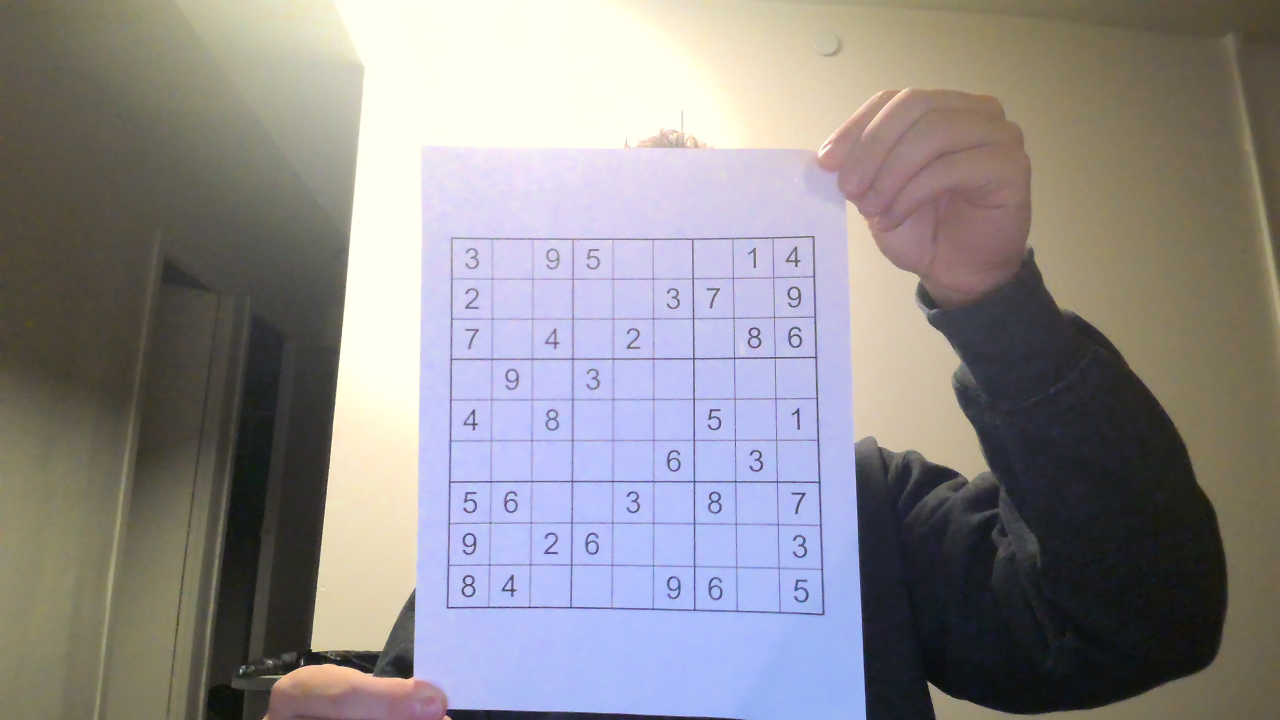
#> input picture testImage.png, 3840 x 2160 px (shown at 1/3 size)
$ jupyter execute --allow-errors TestingPaperDet.ipynb
#> lines starting #> are read from the running program, lines starting #| are printed output that depends on the picture; after the words box and inside, x2 and y2 are one past the last pixel; in counts of white or black regions, pixels touching at a corner belong together
[cell 1]
import cv2
import os
import numpy as np
import matplotlib.pyplot as plt

[cell 2]
#This function identifies the middle/center contour in an image using the identified contours and a specified point
def middle_contour(contours,point):
    min_dist = float('inf')
    closest_contour = None

    for contour in contours:

        dist = cv2.pointPolygonTest(contour,point,True)

        if abs(dist) < min_dist:
            min_dist = abs(dist)
            closest_contour = contour

    return closest_contour

[cell 3]
#image preprocessing
img = cv2.imread('testImage.png')
#> img is the input picture: shape (2160, 3840, 3); mean B, G, R 141.1, 138.8, 142.3

#find image width and height
w,h = img.shape[:2]
B,G,R = cv2.split(img)

#convert image to grayscale
gray = cv2.cvtColor(img,cv2.COLOR_BGR2GRAY)

th,thresh1_img = cv2.threshold(B,170,255,cv2.THRESH_BINARY)
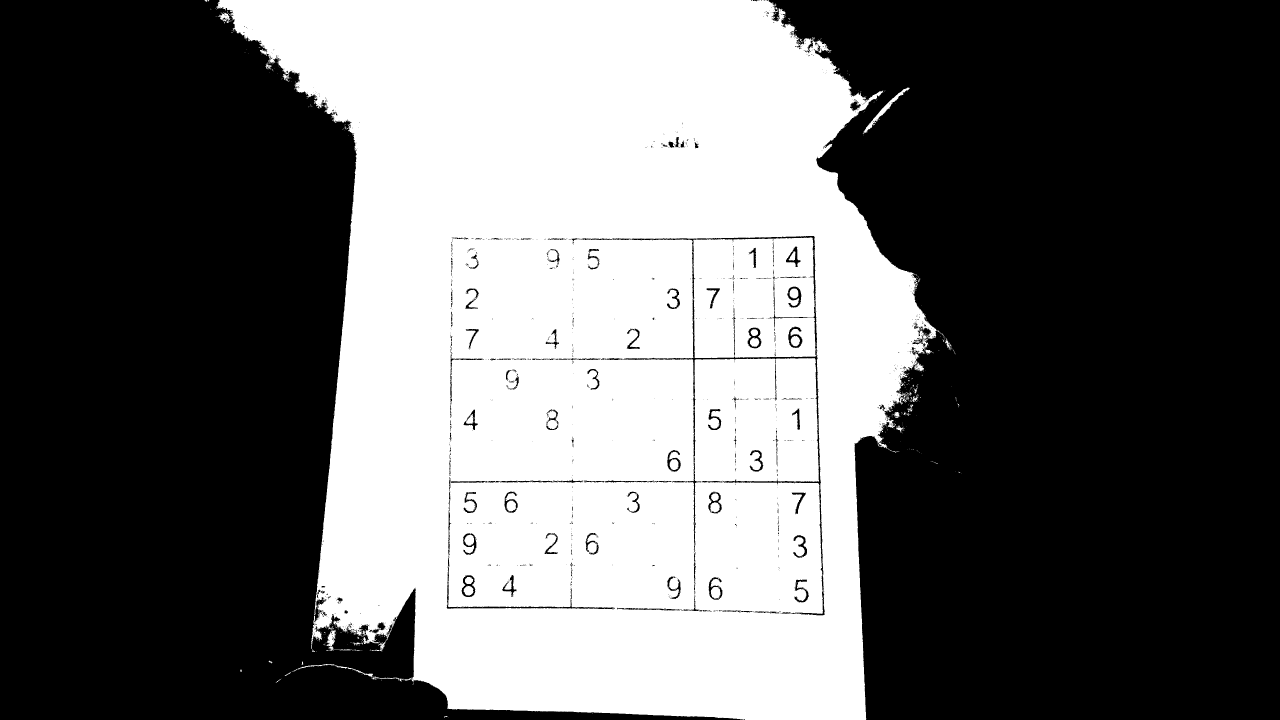
#> thresh1_img: shape (2160, 3840) (shown at 1/3 size); 40.2% white; 987 white regions (938 under 20 px), largest, box (x1, y1, x2, y2) and area: (650, 0, 2811, 2160) 3201385, (2080, 712, 2448, 1074) 118733, (2588, 263, 2729, 403) 1935
th,thresh2_img = cv2.threshold(G,170,255,cv2.THRESH_BINARY)
#> thresh2_img: shape (2160, 3840); 42% white; 556 white regions (484 under 20 px), largest, box (x1, y1, x2, y2) and area: (519, 0, 2956, 2160) 2373670, (1355, 716, 2080, 1076) 241203, (1719, 1078, 2081, 1443) 122067
th,thresh3_img = cv2.threshold(R,170,255,cv2.THRESH_BINARY)
#> thresh3_img: shape (2160, 3840); 40.1% white; 2263 white regions (2108 under 20 px), largest, box (x1, y1, x2, y2) and area: (514, 0, 2965, 2134) 2471876, (1719, 1078, 2081, 1443) 121835, (1352, 1079, 1718, 1444) 121400

anded = cv2.bitwise_and(thresh1_img, thresh2_img, thresh3_img)

kernel = np.ones((5,5),np.uint8)
erosion = cv2.erode(anded,kernel,iterations=8)
#> erosion: shape (2160, 3840); 27.2% white; 119 white regions (1 under 20 px), largest, box (x1, y1, x2, y2) and area: (676, 0, 2734, 2160) 1881320, (1445, 734, 1629, 822) 11426, (2229, 1722, 2321, 1818) 8438
dilation = cv2.dilate(erosion,kernel,iterations=15)
#> dilation: shape (2160, 3840); 41.4% white; 1 white region, box (x1, y1, x2, y2) and area: (646, 0, 2764, 2160) 3430342

#blur image, larger kernel provides closer fit than smaller kernel, but too big a kernel shrinks the paper
blur = cv2.GaussianBlur(dilation,(55,55),0)

#threshold image for white
thresh = cv2.threshold(blur,25,255,cv2.THRESH_BINARY+cv2.THRESH_OTSU)[1]
#> thresh: shape (2160, 3840); 41.5% white; 1 white region, box (x1, y1, x2, y2) and area: (646, 0, 2764, 2160) 3444053

#morphological transformation
kernel = np.ones((7,7),np.uint8)
morph = cv2.morphologyEx(thresh,cv2.MORPH_CLOSE, kernel=kernel)
#> morph: shape (2160, 3840); 41.5% white; 1 white region
morph = cv2.morphologyEx(morph,cv2.MORPH_OPEN, kernel=kernel)

#find contours, outlines of blurred ROIs
contours = cv2.findContours(morph, cv2.RETR_EXTERNAL, cv2.CHAIN_APPROX_SIMPLE)
#> contours = 1 contour; box (x1, y1, x2, y2) and area: (646, 0, 2764, 2160) 3440322

[cell 4]
#Method 1: thresholding

contours = contours[0] if len(contours) == 2 else contours[1]
area_thresh = 0

for c in contours:
    area = cv2.contourArea(c) #find area of the contour
    if area > area_thresh:
        area_thresh = area
        contourMax = c #identify largest contour area -> this should be your paper
#> this loop made 1 pass
#> (area, area_thresh) on pass 1: (3440322, 3440322)
#> after the loop, area_thresh = 3440322; contourMax = contour of 1541 points, box (x1, y1, x2, y2) (646, 0, 2764, 2160), area 3440322

paper = np.zeros_like(img)

#draw contour lines on the image using coordinates found in largest contour area
cv2.drawContours(paper,[contourMax], 0, (255,255,255),-1)
#> paper: shape (2160, 3840, 3); 41.5% white; 1 white region, box (x1, y1, x2, y2) and area: (646, 0, 2764, 2160) 3444295

peri = cv2.arcLength(contourMax,True) #parameter for approximation accuracy
#> peri = 8435.3
#approximate the paper outline with fewer indices, i.e. simplify a more complex shape to rectangle indices
corner = cv2.approxPolyDP(contourMax,0.04*peri, True)
#> corner = [[646, 0], [964, 1847], [2609, 2159], [2554, 232]]

x,y,w,h = cv2.boundingRect(contourMax) #find rectangle that bounds the contour
#> x = 646; y = 0; w = 2118; h = 2160
cv2.rectangle(img,(x,y),(x+w,y+h),(0,255,0),2)

rect2 = cv2.minAreaRect(contourMax) #find smallest possible rectangle to bind contour
#> rect2 = ((1704.5, 1079.5), (2159, 2117), -90)
box = cv2.boxPoints(rect2)
#> box = [[2763, 2159], [646, 2159], [646, 0], [2763, 0]]
box = np.int0(box)
img = cv2.drawContours(img,[box],0,(0,0,255),2)

polygon = img.copy()

#overlay the new shape/polygon
cv2.polylines(polygon,[corner],True,(255,0,0),5,cv2.LINE_AA)

plt.imshow(polygon)

[cell 5]
#image preprocessing
img = cv2.imread('testImage.png')

#find image width and height
w,h = img.shape[:2]
B,G,R = cv2.split(img)

#convert image to grayscale
gray = cv2.cvtColor(img,cv2.COLOR_BGR2GRAY)

th,thresh1_img = cv2.threshold(B,170,255,cv2.THRESH_BINARY)
th,thresh2_img = cv2.threshold(G,170,255,cv2.THRESH_BINARY)
th,thresh3_img = cv2.threshold(R,170,255,cv2.THRESH_BINARY)

anded = cv2.bitwise_and(thresh1_img, thresh2_img, thresh3_img)

kernel = np.ones((5,5),np.uint8)
erosion = cv2.erode(anded,kernel,iterations=8)
dilation = cv2.dilate(erosion,kernel,iterations=15)

#blur image, larger kernel provides closer fit than smaller kernel, but too big a kernel shrinks the paper
blur = cv2.GaussianBlur(dilation,(55,55),0)

#threshold image for white
thresh = cv2.threshold(blur,25,255,cv2.THRESH_BINARY+cv2.THRESH_OTSU)[1]

#morphological transformation
kernel = np.ones((7,7),np.uint8)
morph = cv2.morphologyEx(thresh,cv2.MORPH_CLOSE, kernel=kernel)
morph = cv2.morphologyEx(morph,cv2.MORPH_OPEN, kernel=kernel)

#find contours, outlines of blurred ROIs
contours = cv2.findContours(morph, cv2.RETR_EXTERNAL, cv2.CHAIN_APPROX_SIMPLE)

[cell 6]
#Method 2: identify center contour of the image

contours = contours[0] if len(contours) == 2 else contours[1]
area_thresh = 0

point = (np.round(w/2),np.round(h/2)) #identify center point of the image using width and height
middle = middle_contour(contours,point) #use middle_contour function
#> the loop in middle_contour, `for contour in contours: ` made 1 pass
#> (dist, min_dist) on pass 1: (-35, 35)
#> after the loop in middle_contour, `for contour in contours:`: closest_contour has the same summary as contourMax outside middle_contour; min_dist = 35
#> middle has the same summary as contourMax

paper = np.zeros_like(img)

#find contours, outlines of blurred ROIs
cv2.drawContours(paper,[middle], 0, (255,255,255),-1)

peri = cv2.arcLength(middle,True) #parameter for approximation accuracy
#approximate the paper outline with fewer indices, i.e. simplify a more complex shape to rectangle indices
corner = cv2.approxPolyDP(middle,0.04*peri, True)

x,y,w,h = cv2.boundingRect(middle) #form rectangle that bounds contour
#> w = 2118; h = 2160
cv2.rectangle(img,(x,y),(x+w,y+h),(0,255,0),2)

rect2 = cv2.minAreaRect(contourMax) #make sure rectangle is smallest it can be
box = cv2.boxPoints(rect2)
box = np.int0(box)
img = cv2.drawContours(img,[box],0,(0,0,255),2)

polygon = img.copy()

#overlay the new shape/polygon
cv2.polylines(polygon,[corner],True,(0,0,255),5,cv2.LINE_AA)

plt.imshow(polygon)

[cell 7]
#image preprocessing
img = cv2.imread('testImage.png')

#find image width and height
w,h = img.shape[:2]
B,G,R = cv2.split(img)

#convert image to grayscale
gray = cv2.cvtColor(img,cv2.COLOR_BGR2GRAY)

th,thresh1_img = cv2.threshold(B,170,255,cv2.THRESH_BINARY)
th,thresh2_img = cv2.threshold(G,170,255,cv2.THRESH_BINARY)
th,thresh3_img = cv2.threshold(R,170,255,cv2.THRESH_BINARY)

anded = cv2.bitwise_and(thresh1_img, thresh2_img, thresh3_img)

kernel = np.ones((5,5),np.uint8)
#erosion = cv2.erode(anded,kernel,iterations=8)
dilation = cv2.dilate(anded,kernel,iterations=15)
#> dilation: shape (2160, 3840); 45.1% white; 3 white regions, box (x1, y1, x2, y2) and area: (584, 0, 2915, 2160) 3729277, (2825, 1130, 2909, 1252) 8520, (691, 1979, 756, 2046) 4345

#blur image, larger kernel provides closer fit than smaller kernel, but too big a kernel shrinks the paper
blur = cv2.GaussianBlur(dilation,(55,55),0)

#threshold image for white
thresh = cv2.threshold(blur,25,255,cv2.THRESH_BINARY+cv2.THRESH_OTSU)[1]
#> thresh: shape (2160, 3840); 45.1% white; 3 white regions, box (x1, y1, x2, y2) and area: (584, 0, 2915, 2160) 3730077, (2825, 1130, 2909, 1252) 8277, (691, 1979, 756, 2046) 4104

[cell 8]
#Method 3: Identify corners and outline their formed shapes

imgCopy = img.copy()

canny = cv2.Canny(thresh,threshold1=120,threshold2=255,edges=1) #find edges
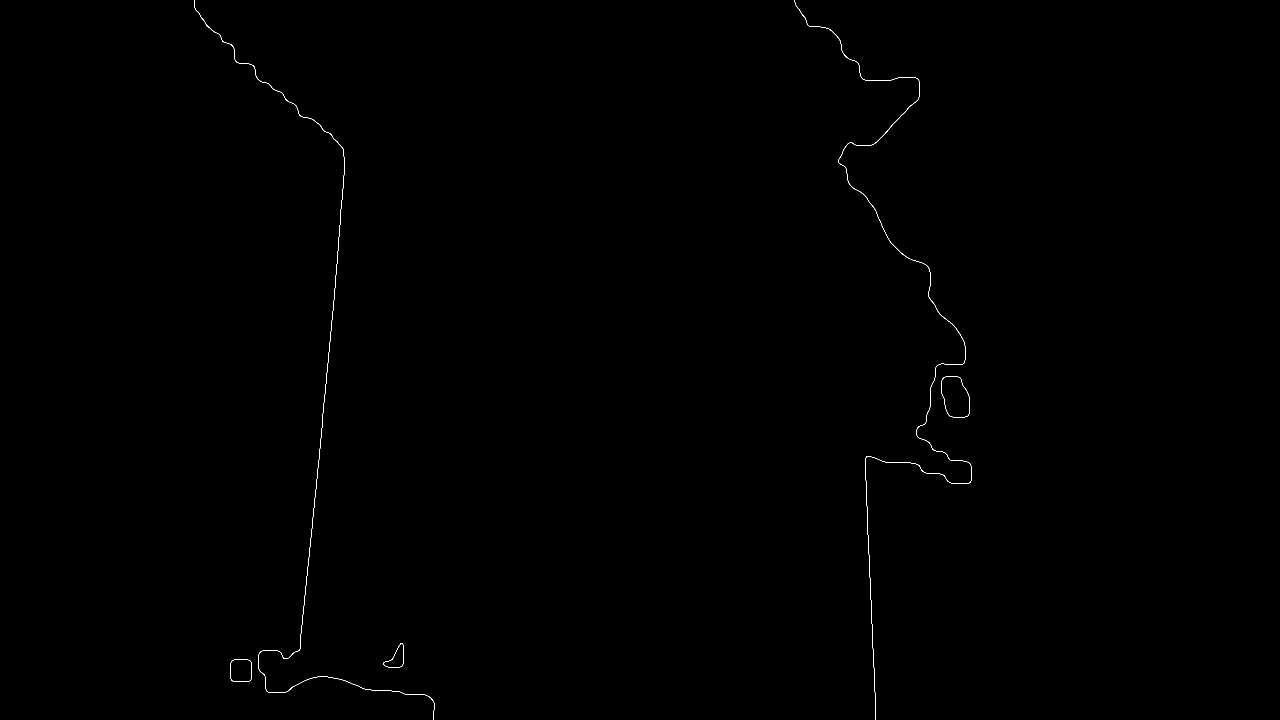
#> canny: shape (2160, 3840) (shown at 1/3 size); 0.09% white in thin lines or dots, all inside (x1, y1, x2, y2) = (583, 0, 2915, 2160)

contours, hierarchy = cv2.findContours(canny,cv2.RETR_EXTERNAL, cv2.CHAIN_APPROX_SIMPLE)
#> contours = 5 contours; box (x1, y1, x2, y2) and area: (2824, 1129, 2909, 1252) 8282, (690, 1978, 756, 2046) 4105, (1150, 1929, 1211, 2003) 2204, (2383, 0, 2915, 2160) 402, (583, 0, 1304, 2160) 198

cornerList = []

for i,c in enumerate(contours):

    contoursPoly = cv2.approxPolyDP(c,3,True)

    boundRect = cv2.boundingRect(contoursPoly) #find rectangle that bounds contour shapes

    #rectangle corner points
    rectX = boundRect[0]
    rectY = boundRect[1]
    rectWidth = boundRect[2]
    rectHeight = boundRect[3]

    rectArea = rectWidth * rectHeight #calculate rectangle area

    minArea = 100000

    #find biggest area rectangle
    if rectArea > minArea:

        hull = cv2.convexHull(c)

        color = (0,0,255)
        cv2.polylines(imgCopy, [hull],True,color,5)
#> this loop made 5 passes
#> (rectX, rectY, rectWidth, rectHeight, rectArea, color) on passes 4 to 5: (2383, 0, 532, 2160, 1149120, (0, 0, 255)), (583, 0, 720, 2160, 1555200, (0, 0, 255))
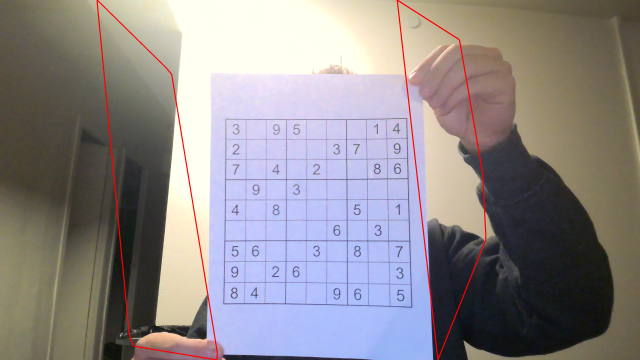
#> imgCopy: shape (2160, 3840, 3) (shown at 1/6 size); mean B, G, R 140, 137.8, 143.2

plt.imshow(imgCopy)

[cell 9]
#segments the image to find dominant color, i.e. white for the paper
# [18 lines left out: function segment_dominant_color, not called in this run]

[cell 10]
#image preprocessing
img = cv2.imread('testImage.png')

#find image width and height
w,h = img.shape[:2]
B,G,R = cv2.split(img)

#convert image to grayscale
gray = cv2.cvtColor(img,cv2.COLOR_BGR2GRAY)

th,thresh1_img = cv2.threshold(B,170,255,cv2.THRESH_BINARY)
th,thresh2_img = cv2.threshold(G,170,255,cv2.THRESH_BINARY)
th,thresh3_img = cv2.threshold(R,170,255,cv2.THRESH_BINARY)

anded = cv2.bitwise_and(thresh1_img, thresh2_img, thresh3_img)

kernel = np.ones((5,5),np.uint8)
erosion = cv2.erode(anded,kernel,iterations=8)
dilation = cv2.dilate(erosion,kernel,iterations=15)

#blur image, larger kernel provides closer fit than smaller kernel, but too big a kernel shrinks the paper
blur = cv2.GaussianBlur(dilation,(55,55),0)

#threshold image for white
thresh = cv2.threshold(blur,25,255,cv2.THRESH_BINARY+cv2.THRESH_OTSU)[1]

#morphological transformation
kernel = np.ones((7,7),np.uint8)
morph = cv2.morphologyEx(thresh,cv2.MORPH_CLOSE, kernel=kernel)
morph = cv2.morphologyEx(morph,cv2.MORPH_OPEN, kernel=kernel)

#find contours, outlines of blurred ROIs
contours = cv2.findContours(morph, cv2.RETR_EXTERNAL, cv2.CHAIN_APPROX_SIMPLE)
#> contours = 1 contour; box (x1, y1, x2, y2) and area: (646, 0, 2764, 2160) 3440322

[cell 11]
#Method 4: Segment by dominant color

contours = contours[0] if len(contours) == 2 else contours[1]
area_thresh = 0
for c in contours:
    area = cv2.contourArea(c) #find area of the contour
    if area > area_thresh:
        area_thresh = area
        contourMax = c #identify largest contour area -> this should be your paper
#> after the loop, area_thresh = 3440322

paper = np.zeros_like(img)

#draw contour lines on the image using coordinates found in largest contour area
cv2.drawContours(paper,[contourMax], 0, (255,255,255),-1)

peri = cv2.arcLength(contourMax,True) #parameter for approximation accuracy
#approximate the paper outline with fewer indices, i.e. simplify a more complex shape to rectangle indices
corner = cv2.approxPolyDP(contourMax,0.04*peri, True)
x,y,w,h = cv2.boundingRect(contourMax)
#> w = 2118; h = 2160
cv2.rectangle(img,(x,y),(x+w,y+h),(0,255,0),2)

polygon = img.copy()

#overlay the new shape/polygon
cv2.polylines(polygon,[corner],True,(255,0,0),5,cv2.LINE_AA)

plt.imshow(polygon)

[cell 12]
from scipy.spatial import distance as dist

#function to order corner points in a clockwise manner for drawing the shape
def order_points(pts):

    xSort = pts[np.argsort(pts[:,0]),:]

    leftMost = xSort[:2,:]
    rightMost = xSort[2:,:]

    leftMost = leftMost[np.argsort(leftMost[:,1]),:]
    (tl,bl) = leftMost

    D = dist.cdist(tl[np.newaxis],rightMost, "euclidean")[0]
    (br,tr) = rightMost[np.argsort(D)[::-1],:]

    return np.array([tl,tr,br,bl],dtype="float32")

[cell 13]
#image preprocessing
img = cv2.imread('testImage.png')

#find image width and height
w,h = img.shape[:2]
B,G,R = cv2.split(img)

#convert image to grayscale
gray = cv2.cvtColor(img,cv2.COLOR_BGR2GRAY)

th,thresh1_img = cv2.threshold(B,170,255,cv2.THRESH_BINARY)
th,thresh2_img = cv2.threshold(G,170,255,cv2.THRESH_BINARY)
th,thresh3_img = cv2.threshold(R,170,255,cv2.THRESH_BINARY)

anded = cv2.bitwise_and(thresh1_img, thresh2_img, thresh3_img)

kernel = np.ones((5,5),np.uint8)
erosion = cv2.erode(anded,kernel,iterations=8)
dilation = cv2.dilate(erosion,kernel,iterations=15)

#blur image, larger kernel provides closer fit than smaller kernel, but too big a kernel shrinks the paper
blur = cv2.GaussianBlur(dilation,(55,55),0)

#threshold image for white
thresh = cv2.threshold(blur,25,255,cv2.THRESH_BINARY+cv2.THRESH_OTSU)[1]

#morphological transformation
kernel = np.ones((7,7),np.uint8)
morph = cv2.morphologyEx(thresh,cv2.MORPH_CLOSE, kernel=kernel)
morph = cv2.morphologyEx(morph,cv2.MORPH_OPEN, kernel=kernel)

#find contours, outlines of blurred ROIs
contours = cv2.findContours(morph, cv2.RETR_EXTERNAL, cv2.CHAIN_APPROX_SIMPLE)

[cell 14]
#Method 5: Identify corners using features to track

corners = cv2.goodFeaturesToTrack(thresh,4,0.01,500) #identify corners in image
#> corners = [[1416, 967], [1224, 1842], [2680, 1223], [2514, 515]]
corners = np.int0(corners)

for i in corners:

    x,y = i.ravel()
    cv2.circle(img,(x,y),3,255,-1) #draw circle at each corner
#> this loop made 4 passes

corners_2d = corners.reshape(-1,2)
#> corners_2d has the same summary as corners
corners_ord = order_points(corners_2d) #put corners in clockwise order
#> in order_points, `xSort = pts[np.argsort(pts[:,0]),:]`: xSort = [[1224, 1842], [1416, 967], [2514, 515], [2680, 1223]]
#> in order_points, `leftMost = xSort[:2,:]`: leftMost = [[1224, 1842], [1416, 967]]
#> in order_points, `rightMost = xSort[2:,:]`: rightMost = [[2514, 515], [2680, 1223]]
#> in order_points, `leftMost = leftMost[np.argsort(leftMost[:,1]),:]`: leftMost = [[1416, 967], [1224, 1842]]
#> in order_points, `(tl,bl) = leftMost`: tl = [1416, 967]; bl = [1224, 1842]
#> in order_points, `D = dist.cdist(tl[np.newaxis],rightMost, "euclidean")[0]`: D = [1187.4, 1289.7]
#> in order_points, `(br,tr) = rightMost[np.argsort(D)[::-1],:]`: br = [2680, 1223]; tr = [2514, 515]
#> corners_ord = [[1416, 967], [2514, 515], [2680, 1223], [1224, 1842]]

corners_ord = np.int0(corners_ord)

paper = np.zeros_like(img)

#draw contour lines on the image using coordinates found in largest contour area
cv2.drawContours(paper,[corners_ord], 0, (255,255,255),-1)
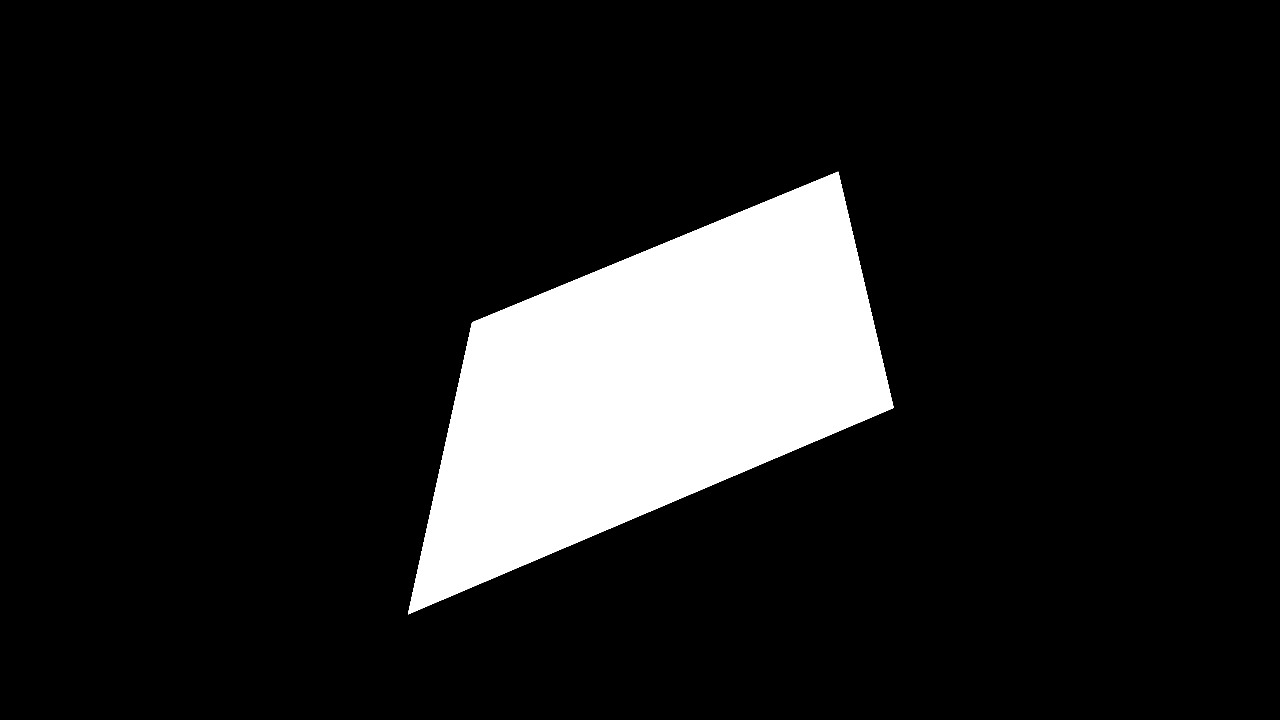
#> paper: shape (2160, 3840, 3) (shown at 1/3 size); 12.1% white; 1 white region, box (x1, y1, x2, y2) and area: (1224, 515, 2681, 1843) 1005853

peri = cv2.arcLength(corners_ord,True) #parameter for approximation accuracy
#> peri = 4392.5
#approximate the paper outline with fewer indices, i.e. simplify a more complex shape to rectangle indices
corner = cv2.approxPolyDP(corners_ord,0.04*peri, True)
#> corner has the same summary as xSort in order_points

x,y,w,h = cv2.boundingRect(corners_ord)
#> x = 1224; w = 1457; h = 1328
cv2.rectangle(img,(x,y),(x+w,y+h),(0,255,0),2)

polygon = img.copy()

#overlay the new shape/polygon
cv2.polylines(polygon,[corner],True,(255,0,0),5,cv2.LINE_AA)

plt.imshow(polygon)
